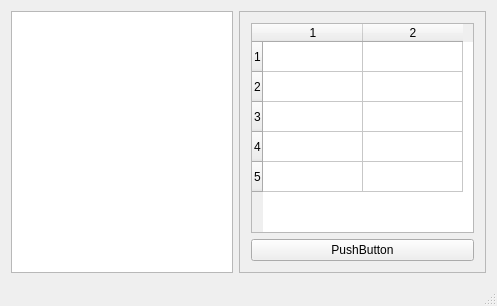
<?xml version="1.0" encoding="UTF-8"?>
<ui version="4.0">
 <class>MainWindow</class>
 <widget class="QMainWindow" name="MainWindow">
  <property name="geometry">
   <rect>
    <x>0</x>
    <y>0</y>
    <width>497</width>
    <height>306</height>
   </rect>
  </property>
  <property name="windowTitle">
   <string>MainWindow</string>
  </property>
  <widget class="QWidget" name="centralWidget">
   <layout class="QHBoxLayout" name="horizontalLayout">
    <item>
     <widget class="QListWidget" name="listWidget"/>
    </item>
    <item>
     <widget class="QFrame" name="frame">
      <property name="frameShape">
       <enum>QFrame::StyledPanel</enum>
      </property>
      <property name="frameShadow">
       <enum>QFrame::Raised</enum>
      </property>
      <layout class="QVBoxLayout" name="verticalLayout">
       <item>
        <widget class="QTableWidget" name="tableWidget">
         <property name="rowCount">
          <number>5</number>
         </property>
         <property name="columnCount">
          <number>2</number>
         </property>
         <row/>
         <row/>
         <row/>
         <row/>
         <row/>
         <column/>
         <column/>
        </widget>
       </item>
       <item>
        <widget class="QPushButton" name="pushButton">
         <property name="text">
          <string>PushButton</string>
         </property>
        </widget>
       </item>
      </layout>
     </widget>
    </item>
   </layout>
  </widget>
  <widget class="QStatusBar" name="statusBar"/>
 </widget>
 <layoutdefault spacing="6" margin="11"/>
 <resources/>
 <connections/>
</ui>
